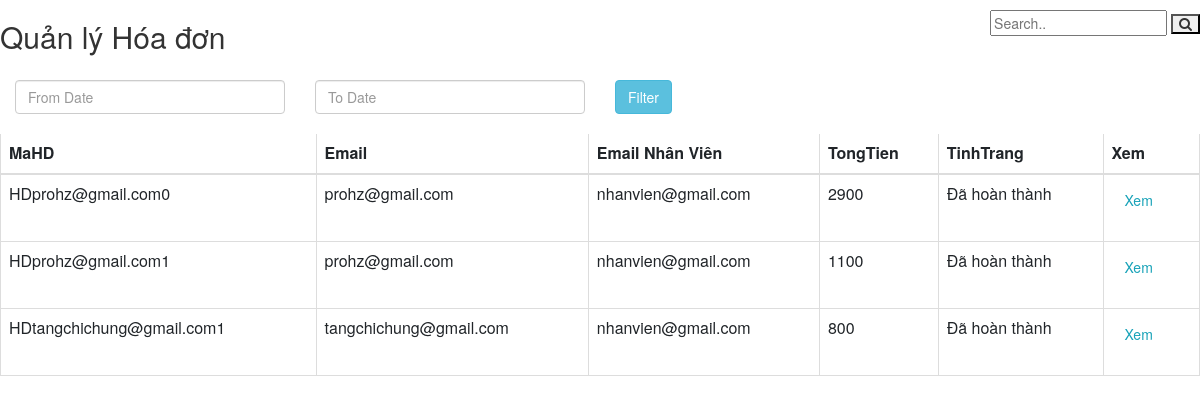
The page /admin/DonHang.php on the database its author committed.
### tables this page shows
CREATE TABLE `tblhoadon` (
  `MaHD` varchar(30) NOT NULL,
  `Email` varchar(30) NOT NULL,
  `TongTien` varchar(30) NOT NULL,
  `TinhTrang` varchar(30) NOT NULL,
  `NgayThang` date NOT NULL,
  `Email_NhanVien` varchar(30) NOT NULL
);

### admin/DonHang.php (the view, shortened to what this page needs)
<?php
	include 'scripts.php';
?>
<link rel="stylesheet" href="https://maxcdn.bootstrapcdn.com/bootstrap/3.3.6/css/bootstrap.min.css" />
<link rel="stylesheet" href="https://cdnjs.cloudflare.com/ajax/libs/font-awesome/4.7.0/css/font-awesome.min.css">
		<div class="title"><h2>Quản lý Hóa đơn</h2></div>
		<div class="search-container">
    		<form action="code.php" method="post">
      			<input type="text" placeholder="Search.." name="search">
      			<button type="submit" name="btnSearch_HD"><i class="fa fa-search"></i></button>
    		</form>
		  </div>
		  <div>
			  <br><br><br><br>
	<div class="col-md-3">
	<input type="text" name="from_date" id="from_date" class="form-control" placeholder="From Date" />
	</div>
	<div class="col-md-3">
		<input type="text" name="to_date" id="to_date" class="form-control" placeholder="To Date" />
	</div>
	<div class="col-md-5">
		<input type="button" name="filter" id="filter" value="Filter" class="btn btn-info" />
	</div>
	<br/>
	</div>
<div class="table-responsive" id="tableHD">
<?php
	$connection = mysqli_connect("localhost","root","","webdb");
	$query = "SELECT * FROM tblhoadon";
	$query_run = mysqli_query($connection,$query);
?>
<table class="table table-bordered" id="datatable" width="100%" cellspacing="0">
	<thead>
		<tr>
			<th>MaHD</th>
			<th>Email</th>
			<th>Email Nhân Viên</th>
			<th>TongTien</th>
			<th>TinhTrang</th>
			<th>Xem</th>
		</tr>
	</thead>
	<tbody>
	<?php
		if(mysqli_num_rows($query_run)>0)
		{
			while($row = mysqli_fetch_assoc($query_run))
			{
				if ( $row['TinhTrang'] != 'Đang xử lý') {
				?>
		<tr>
			<td><?php echo $row['MaHD']; ?></td>
			<td><?php echo $row['Email']; ?></td>
			<?php
				if ($row['Email'] == $row['Email_NhanVien'])
					echo '<td></td>';
				else
					echo '<td>'.$row['Email_NhanVien'].'</td>';
			?>
			<td><?php echo $row['TongTien']; ?></td>
			<td>
				<?php
					if ( $row['TinhTrang'] == 'Đã hoàn thành' ) {
						echo 'Đã hoàn thành';
					}
					else {
						echo
						'
						<button type="submit" name="check_btn" class="btn btn-outline-success" value="'.$row['MaHD'].'" onclick="Check(this.value)">Hoàn thành</button>
						';
					}
				?>
			</td>
			<td>
				<form action="chitietDonhang.php?id=<?php echo $row['MaHD']; ?>" method="post">
				<button type="submit" name="edit_btn" class="btn btn-outline-info">Xem</button>
				</form>
			</td>
		</tr>
		<?php
		}
			}
		}
		else{
			echo "<h2>Không tìm thấy hóa đơn</h2>";
		}
		?>
	</tbody>
</table>
</div>

### admin/DonHang.php (style rules this page uses)
* { box-sizing: border-box; }
.title { float:left; }
.search-container { float:right; margin-top:10px; }

### rows shown on the page
tblhoadon: MaHD "HDprohz@gmail.com0", Email "prohz@gmail.com", Email_NhanVien "nhanvien@gmail.com", TongTien "2900", TinhTrang "Đã hoàn thành"
tblhoadon: MaHD "HDprohz@gmail.com1", Email "prohz@gmail.com", Email_NhanVien "nhanvien@gmail.com", TongTien "1100", TinhTrang "Đã hoàn thành"
tblhoadon: MaHD "HDtangchichung@gmail.com1", Email "tangchichung@gmail.com", Email_NhanVien "nhanvien@gmail.com", TongTien "800", TinhTrang "Đã hoàn thành"
